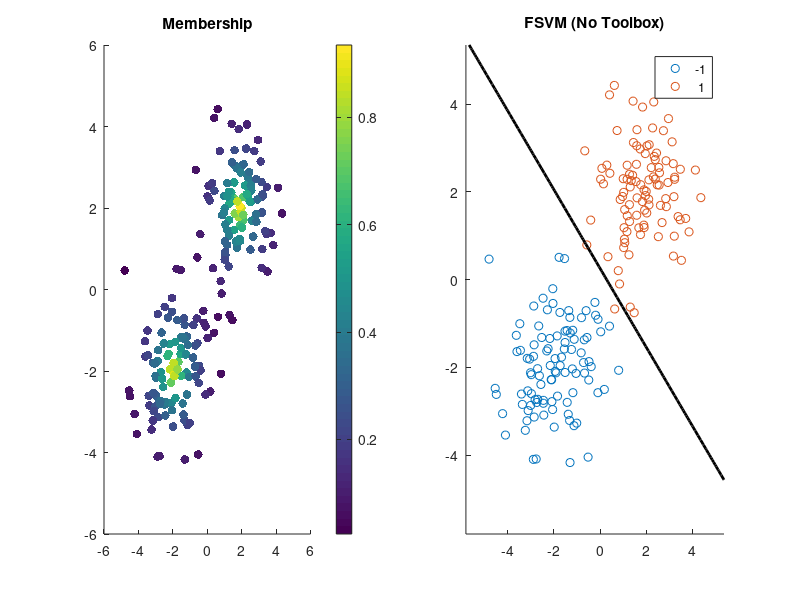

Here is the MATLAB script that generated this plot:
clc; clear; close all; rng(1);

% Data
N=100; X=[randn(N,2)+2; randn(N,2)-2]; Y=[ones(N,1); -ones(N,1)];

% Add bias term
X=[X ones(2*N,1)];

% Fuzzy membership
c1=mean(X(Y==1,1:2)); c2=mean(X(Y==-1,1:2));
mu=arrayfun(@(i) exp(-norm(X(i,1:2)-(Y(i)==1)*c1-(Y(i)==-1)*c2)),1:2*N)';

% Train FSVM (SGD)
w=zeros(3,1); lr=0.01; C=1;

for epoch=1:500
    for i=1:2*N
        if Y(i)*(X(i,:)*w) < 1
            w = w - lr*(w - C*mu(i)*Y(i)*X(i,:)');
        else
            w = w - lr*w;
        end
    end
end

% Grid
[x1,x2]=meshgrid(linspace(min(X(:,1))-1,max(X(:,1))+1,100));
Xg=[x1(:) x2(:) ones(numel(x1),1)];
z=reshape(Xg*w,size(x1));

% Plot
figure;
subplot(1,2,1);
scatter(X(:,1),X(:,2),40,mu,'filled'); colorbar; title('Membership');

subplot(1,2,2);
gscatter(X(:,1),X(:,2),Y); hold on;
contour(x1,x2,z,[0 0],'k','LineWidth',2);
title('FSVM (No Toolbox)');
